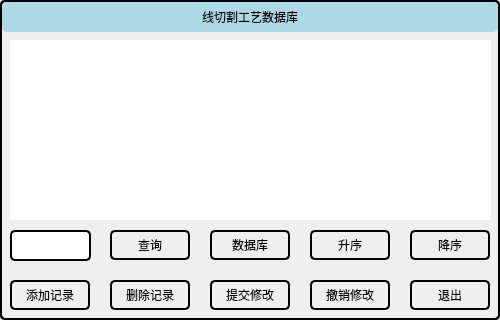
<?xml version="1.0" encoding="UTF-8"?>
<ui version="4.0">
 <class>MainWindow</class>
 <widget class="QMainWindow" name="MainWindow">
  <property name="geometry">
   <rect>
    <x>0</x>
    <y>0</y>
    <width>500</width>
    <height>320</height>
   </rect>
  </property>
  <property name="windowTitle">
   <string>MainWindow</string>
  </property>
  <property name="styleSheet">
   <string notr="true">font: 10pt &quot;微软雅黑&quot;;
border: 2px solid black;
border-radius: 5px;
</string>
  </property>
  <widget class="QWidget" name="centralWidget">
   <widget class="QTableView" name="tableView">
    <property name="geometry">
     <rect>
      <x>10</x>
      <y>40</y>
      <width>481</width>
      <height>180</height>
     </rect>
    </property>
    <property name="styleSheet">
     <string notr="true">border:none</string>
    </property>
   </widget>
   <widget class="QPushButton" name="pushButton_updateChange">
    <property name="geometry">
     <rect>
      <x>210</x>
      <y>280</y>
      <width>80</width>
      <height>30</height>
     </rect>
    </property>
    <property name="text">
     <string>提交修改</string>
    </property>
    <property name="icon">
     <iconset resource="tablemodel.qrc">
      <normaloff>:/pics/database_30.862944162437px_1201712_easyicon.net.png</normaloff>:/pics/database_30.862944162437px_1201712_easyicon.net.png</iconset>
    </property>
   </widget>
   <widget class="QPushButton" name="pushButton_undo">
    <property name="geometry">
     <rect>
      <x>310</x>
      <y>280</y>
      <width>80</width>
      <height>30</height>
     </rect>
    </property>
    <property name="text">
     <string>撤销修改</string>
    </property>
    <property name="icon">
     <iconset resource="tablemodel.qrc">
      <normaloff>:/pics/database_31.340206185567px_1201725_easyicon.net.png</normaloff>:/pics/database_31.340206185567px_1201725_easyicon.net.png</iconset>
    </property>
   </widget>
   <widget class="QPushButton" name="pushButton_addContent">
    <property name="geometry">
     <rect>
      <x>10</x>
      <y>280</y>
      <width>80</width>
      <height>30</height>
     </rect>
    </property>
    <property name="text">
     <string>添加记录</string>
    </property>
    <property name="icon">
     <iconset resource="tablemodel.qrc">
      <normaloff>:/pics/database_31.02538071066px_1201709_easyicon.net.png</normaloff>:/pics/database_31.02538071066px_1201709_easyicon.net.png</iconset>
    </property>
   </widget>
   <widget class="QPushButton" name="pushButton_delete">
    <property name="geometry">
     <rect>
      <x>110</x>
      <y>280</y>
      <width>80</width>
      <height>30</height>
     </rect>
    </property>
    <property name="text">
     <string>删除记录</string>
    </property>
    <property name="icon">
     <iconset resource="tablemodel.qrc">
      <normaloff>:/pics/database_31.02538071066px_1201710_easyicon.net.png</normaloff>:/pics/database_31.02538071066px_1201710_easyicon.net.png</iconset>
    </property>
   </widget>
   <widget class="QPushButton" name="pushButton_IDup">
    <property name="geometry">
     <rect>
      <x>310</x>
      <y>230</y>
      <width>80</width>
      <height>30</height>
     </rect>
    </property>
    <property name="text">
     <string>升序</string>
    </property>
    <property name="icon">
     <iconset resource="tablemodel.qrc">
      <normaloff>:/pics/ascending_sort_view_32px_6270_easyicon.net.png</normaloff>:/pics/ascending_sort_view_32px_6270_easyicon.net.png</iconset>
    </property>
   </widget>
   <widget class="QPushButton" name="pushButton_IDdown">
    <property name="geometry">
     <rect>
      <x>410</x>
      <y>230</y>
      <width>80</width>
      <height>30</height>
     </rect>
    </property>
    <property name="text">
     <string>降序</string>
    </property>
    <property name="icon">
     <iconset resource="tablemodel.qrc">
      <normaloff>:/pics/view_sort_ascending_2_32px_540242_easyicon.net.png</normaloff>:/pics/view_sort_ascending_2_32px_540242_easyicon.net.png</iconset>
    </property>
   </widget>
   <widget class="QLineEdit" name="lineEdit_search">
    <property name="geometry">
     <rect>
      <x>10</x>
      <y>230</y>
      <width>81</width>
      <height>31</height>
     </rect>
    </property>
   </widget>
   <widget class="QPushButton" name="pushButton_search">
    <property name="geometry">
     <rect>
      <x>110</x>
      <y>230</y>
      <width>80</width>
      <height>30</height>
     </rect>
    </property>
    <property name="text">
     <string>查询</string>
    </property>
    <property name="icon">
     <iconset resource="tablemodel.qrc">
      <normaloff>:/pics/database_30.862944162437px_1201717_easyicon.net.png</normaloff>:/pics/database_30.862944162437px_1201717_easyicon.net.png</iconset>
    </property>
   </widget>
   <widget class="QPushButton" name="pushButton_displayAll">
    <property name="geometry">
     <rect>
      <x>210</x>
      <y>230</y>
      <width>80</width>
      <height>30</height>
     </rect>
    </property>
    <property name="text">
     <string>数据库</string>
    </property>
    <property name="icon">
     <iconset resource="tablemodel.qrc">
      <normaloff>:/pics/database_31.51269035533px_1201719_easyicon.net.png</normaloff>:/pics/database_31.51269035533px_1201719_easyicon.net.png</iconset>
    </property>
   </widget>
   <widget class="QLabel" name="label_database">
    <property name="geometry">
     <rect>
      <x>2</x>
      <y>2</y>
      <width>496</width>
      <height>30</height>
     </rect>
    </property>
    <property name="styleSheet">
     <string notr="true">font: bold 12pt &quot;微软雅黑&quot;;
border:none;
background-color: lightblue;</string>
    </property>
    <property name="text">
     <string>&lt;html&gt;&lt;head/&gt;&lt;body&gt;&lt;p align=&quot;center&quot;&gt;线切割工艺数据库&lt;/p&gt;&lt;/body&gt;&lt;/html&gt;</string>
    </property>
    <property name="alignment">
     <set>Qt::AlignCenter</set>
    </property>
   </widget>
   <widget class="QPushButton" name="pushButton_Exit">
    <property name="geometry">
     <rect>
      <x>410</x>
      <y>280</y>
      <width>80</width>
      <height>30</height>
     </rect>
    </property>
    <property name="text">
     <string>退出</string>
    </property>
    <property name="icon">
     <iconset resource="tablemodel.qrc">
      <normaloff>:/pics/close_32px_1159854_easyicon.net.png</normaloff>:/pics/close_32px_1159854_easyicon.net.png</iconset>
    </property>
   </widget>
  </widget>
 </widget>
 <layoutdefault spacing="6" margin="11"/>
 <resources>
  <include location="tablemodel.qrc"/>
 </resources>
 <connections/>
</ui>
